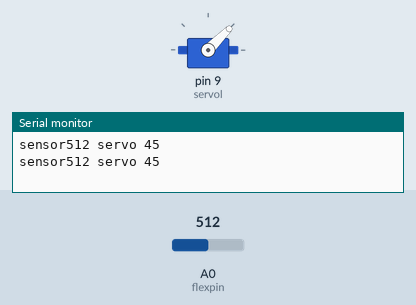
Recording of a sketch running on a simulated Arduino Uno, built with avr-gcc and run on an emulated ATmega328P. Parts: servo, the last lines printed to the serial monitor. The test bench sets the inputs (shaded band); at power-on: A0 (flexpin) = 512.

Above: at 1.8 s.
1.9 s: A0 (flexpin) set to 716
At 2.7 s:
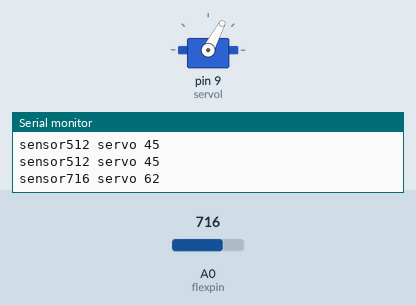
3.5 s: A0 (flexpin) set to 1023
At 5.2 s:
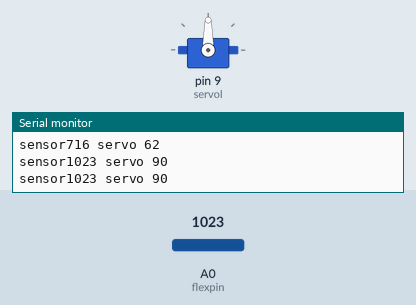
5.5 s: A0 (flexpin) set to 306
At 7.0 s:
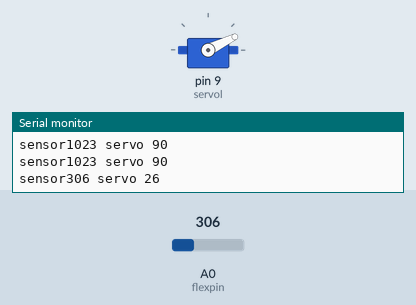
7.5 s: A0 (flexpin) set to 122
At 8.6 s:
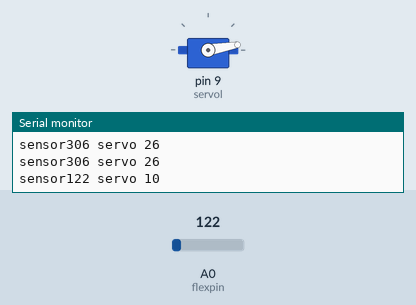
Timing chart, 0 to 10.5 s (numbered marks = the images above; inputs shaded):
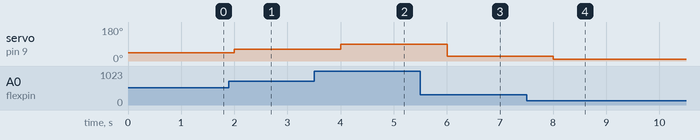

Measured:
- after the input at 1.9 s, servo on pin 9 (servol): 45° → 62° after 0.10 s
- after the input at 3.5 s, servo on pin 9 (servol): 62° → 90° after 0.50 s
- after the input at 5.5 s, servo on pin 9 (servol): 90° → 26° after 0.50 s
- after the input at 7.5 s, servo on pin 9 (servol): 26° → 10° after 0.51 s

The sketch:

flex_simulation.ino
```cpp
#include <Servo.h>
Servo servol;
const int flexpin = 0;


void setup() {
  Serial.begin(9600);
  servol.attach(9);
}

void loop()
{
 int flexposition;
 int servoposition;
 flexposition = analogRead(flexpin);
 servoposition = map(flexposition,0,1023,0,90);
 servoposition = constrain(servoposition,0,90);
 servol.write(servoposition);
 Serial.print("sensor");
 Serial.print(flexposition);
 Serial.print(" servo ");
 Serial.println(servoposition);
 delay(1000);

}
```
